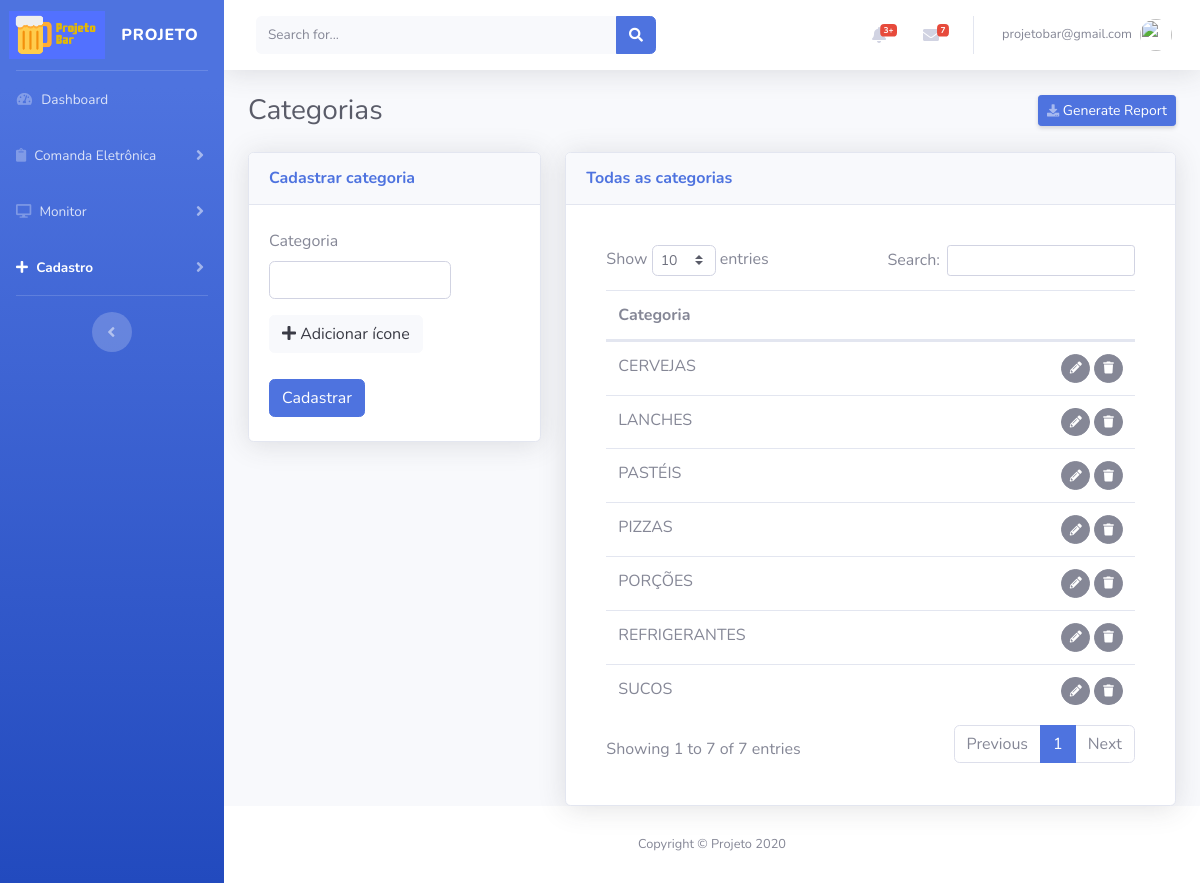
Page /views/categorias/Cadastrar.php (signed in) on the earlier database version.
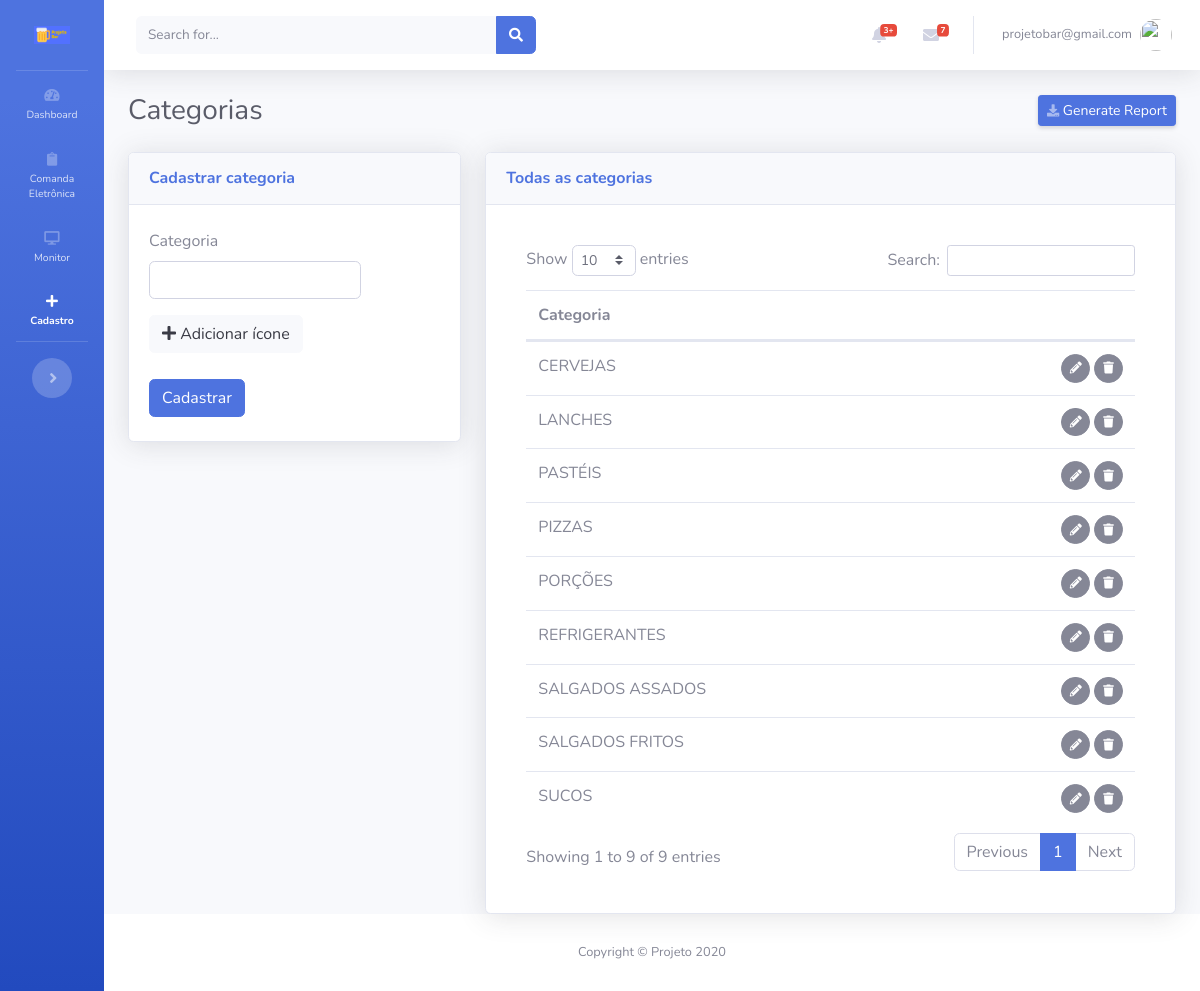
Same page on the later database version.
### tables this page shows
CREATE TABLE IF NOT EXISTS `categorias` (
  `id` int(11) NOT NULL AUTO_INCREMENT,
  `categoria` varchar(200) NOT NULL,
  `icone` varchar(255) NOT NULL,
  `usuario` int(11) NOT NULL COMMENT 'FK',
  `cadastro` datetime NOT NULL,
  `modificado` datetime NOT NULL,
  PRIMARY KEY (`id`)
);

### config.php (called while the page is built, shortened)
<?php
$app_name= 'projeto';
$app_token= 'appbar1';

### controllers/sidebar/ControllerSidebarToggle.php (called while the page is built)
<?php
$sqlCosultaToggle="SELECT * FROM sidebar WHERE id_usuario = '".$_SESSION['id'.$app_token]."' LIMIT 1";
$resultCosultaToggle=mysqli_query($conecta,$sqlCosultaToggle);
$CosultaToggle=mysqli_fetch_assoc($resultCosultaToggle);

### views/categorias/templates/FormularioExibir.php (the view, shortened to what this page needs)
<div class="card shadow mb-12">
  <div class="card-header py-3">
    <h6 class="m-0 font-weight-bold text-primary">Todas as categorias</h6>
  </div>
  <div class="card-body">
    <?php
    $sql="SELECT * FROM categorias ORDER BY categoria ASC";
    if ($result=mysqli_query($conecta,$sql))
    {
      ?>
      <div class="card-body">
        <div class="table-responsive">
          <table class="table cell-border table-hover" id="dataTable" width="100%" cellspacing="0">
            <thead>
              <tr>
                <th colspan="2">Categoria</th>
              </tr>
            </thead>
            <tfoot>
              <tbody>
                <?php
                while ($row=mysqli_fetch_assoc($result))
                {
                 ?>
                 <tr>
                  <td>
                    <?php echo $row['categoria'];?>
                  </td>
                  <td align="right">
                    <span id="acoes">
                      <button class="btn btn-secondary btn-circle btn-sm botaoEditarCategoriaTransicao" idcategoria="<?=$row['id']?>">
                        <i class="fas fa-pencil-alt"></i></button>
                        <button class="btn btn-secondary btn-circle btn-sm botaoVerificaProdutosVinculados"  idcategoria="<?=$row['id']?>"> <i class="fas fa-trash"></i>
                        </span>
                      </td>
                    </tr>
                    <?php
                  }
                  ?>
                </tbody>
              </table>
            </div>
          </div>
          <?php
        }
        ?>
      </div>
    </div>

### inc/header.php (shortened to what this page needs)
<!DOCTYPE html>
<html lang="pt-br">
<head>
  <link href="<?php echo BASEURL; ?>vendor/fontawesome-free/css/all.min.css" rel="stylesheet" type="text/css">
  <link href="<?php echo BASEURL; ?>css/sb-admin-2.css" rel="stylesheet">
  <link href="<?php echo BASEURL;?>vendor/alertify/css/alertify.min.css" rel="stylesheet">
</head>
  <?php include_once($ControllerSidebarToggle); ?>

### views/categorias/Cadastrar.php (shortened to what this page needs)
<?php
$app_item="cadastro";
$app_page_name="categorias";
include ('../../config.php');
include('../../inc/header.php');
?>
<link href="<?php echo BASEURL;?>vendor/datatables/dataTables.bootstrap4.min.css" rel="stylesheet">
<body id="page-top">
  <div id="wrapper">
    <?php include('../../inc/sidebar.php'); ?>
    <div id="content-wrapper" class="d-flex flex-column">
      <div id="content">
       <?php include('../../inc/topbar.php'); ?>
       <div class="container-fluid">
        <div class="d-sm-flex align-items-center justify-content-between mb-4">
          <h1 class="h3 mb-0 text-gray-800"><?php echo ucfirst($app_page_name); ?></h1>
          <a href="#" class="d-none d-sm-inline-block btn btn-sm btn-primary shadow-sm"><i class="fas fa-download fa-sm text-white-50"></i> Generate Report</a>
        </div>
        <div id="contentTemplateMaster">
         <?php include ('templates/TemplateMaster.php'); ?>
       </div>
     </div>
   </div>
 </div>
</div>
<?php include('../../inc/footer.php'); ?>

### inc/sidebar.php (shortened to what this page needs)
    <ul class="navbar-nav bg-gradient-primary sidebar sidebar-dark accordion  <?php echo $CosultaToggle['status']; ?>" id="accordionSidebar">
      <a class="sidebar-brand d-flex align-items-center justify-content-center" href="<?php echo BASEURL.'index.php'; ?>">
        <img src="<?php echo BASEURL;?>img/logo_azul_small.png" width="50%">
      <div class="sidebar-brand-text mx-3"><?php echo $app_name; ?></div>
    </a>
    <hr class="sidebar-divider my-0">
    <li class="nav-item <?php if($app_item=='dashboard'){echo 'active';} else {'';} ?>">
      <a class="nav-link" href="<?php echo BASEURL.'index.php'; ?>">
        <i class="fas fa-fw fa-tachometer-alt"></i>
        <span>Dashboard</span></a>
      </li>
      <li class="nav-item <?php if($app_item=='comanda eletronica'){echo 'active';} else {'';} ?>">
        <a class="nav-link collapsed" href="#" data-toggle="collapse" data-target="#collapsePage1" aria-expanded="true" aria-controls="collapsePages">
          <i class="fas fa-clipboard"></i>
          <span>Comanda Eletrônica</span>
        </a>
    </li>
    <li class="nav-item <?php if($app_item=='monitor'){echo 'active';} else {'';} ?>">
      <a class="nav-link collapsed" href="#" data-toggle="collapse" data-target="#collapsePage2" aria-expanded="true" aria-controls="collapsePages">
        <i class="fas fa-desktop"></i>
        <span>Monitor</span>
      </a>
  </li>
  <li class="nav-item <?php if($app_item=='cadastro'){echo 'active';} else {'';} ?>">
    <a class="nav-link collapsed" href="#" data-toggle="collapse" data-target="#collapsePages3" aria-expanded="true" aria-controls="collapsePages">
      <i class="fas fa-plus"></i>
      <span>Cadastro</span>
    </a>
</li>
  <hr class="sidebar-divider d-none d-md-block">
  <div class="text-center d-none d-md-inline">
    <button class="rounded-circle border-0 sidebarToggle" id="sidebarToggle" name="sidebarToggle"></button>
  </div>
</ul>

### inc/topbar.php (shortened to what this page needs)
<nav class="navbar navbar-expand navbar-light bg-white topbar mb-4 static-top shadow">
  <form class="d-none d-sm-inline-block form-inline mr-auto ml-md-3 my-2 my-md-0 mw-100 navbar-search">
    <div class="input-group">
      <input type="text" class="form-control bg-light border-0 small" placeholder="Search for..." aria-label="Search" aria-describedby="basic-addon2">
      <div class="input-group-append">
        <button class="btn btn-primary" type="button">
          <i class="fas fa-search fa-sm"></i>
        </button>
      </div>
    </div>
  </form>
  <ul class="navbar-nav ml-auto">
    <li class="nav-item dropdown no-arrow mx-1">
      <a class="nav-link dropdown-toggle" href="#" id="alertsDropdown" role="button" data-toggle="dropdown" aria-haspopup="true" aria-expanded="false">
        <i class="fas fa-bell fa-fw"></i>
        <span class="badge badge-danger badge-counter">3+</span>
      </a>
    </li>
    <li class="nav-item dropdown no-arrow mx-1">
      <a class="nav-link dropdown-toggle" href="#" id="messagesDropdown" role="button" data-toggle="dropdown" aria-haspopup="true" aria-expanded="false">
        <i class="fas fa-envelope fa-fw"></i>
        <span class="badge badge-danger badge-counter">7</span>
      </a>
    </li>
    <li class="nav-item dropdown no-arrow">
      <a class="nav-link dropdown-toggle" href="#" id="userDropdown" role="button" data-toggle="dropdown" aria-haspopup="true" aria-expanded="false">
        <span class="mr-2 d-none d-lg-inline text-gray-600 small"><?php echo $_SESSION['login'.$app_token]; ?></span>
        <img class="img-profile rounded-circle" src="https://source.unsplash.com/QAB-WJcbgJk/60x60">
      </a>
    </li>
  </ul>
</nav>

### views/categorias/templates/TemplateMaster.php (shortened to what this page needs)
<?php
$FormularioCadastrar = $_SERVER['DOCUMENT_ROOT'];
$FormularioCadastrar .= BASEURL . "views/categorias/templates/FormularioCadastrar.php";
$FormularioExibir = $_SERVER['DOCUMENT_ROOT'];
$FormularioExibir .= BASEURL . "views/categorias/templates/FormularioExibir.php";
?>
<div class="row">
<div class="col-xl-4 col-lg-5">
<?php include ($FormularioCadastrar); ?>
</div>
<div class="col-xl-8 col-lg-7">
<?php include ($FormularioExibir); ?>

### views/categorias/templates/FormularioCadastrar.php (shortened to what this page needs)
<div class="card shadow mb-4 FormularioCadastrarCategoria">
  <div class="card-header py-3">
    <h6 class="m-0 font-weight-bold text-primary">Cadastrar categoria</h6>
  </div>
  <div class="card-body">
    <div class="row">
      <div class="col-8 col-md-10 col-xl-9 col-lg-9 py-1">
        <label>Categoria</label>
        <input type="text" id="categoria" class="form-control"  required />
      </div>
    </div>
    <div class="row">
      <div class="col-8 col-md-10 col-xl-9 col-lg-9 py-1">
        <div id="divPaiCollapseCadastrar"></div>
      </div>
    </div>
    <div class="row">
      <div class="col-2 col-md-2 col-xl-1 col-lg-1 py-1">
        <button class="btn btn-primary" id="botaoCadastrarCategoria">Cadastrar</button>
      </div>
    </div>
  </div>
</div>

### inc/footer.php (shortened to what this page needs)
      <footer class="sticky-footer bg-white">
        <div class="container my-auto">
          <div class="copyright text-center my-auto">
            <span>Copyright &copy; <?=ucwords(strtolower($app_name))." ".date("Y");?> </span>
          </div>
        </div>
      </footer>
    </div>
  </div>
</body>
</html>

Differences in the rows shown:
added categorias: categoria "SALGADOS ASSADOS"
added categorias: categoria "SALGADOS FRITOS"
Other differences:
text written by a page script: "Show entries Search: Showing 1 to 7 of 7 entries Previous 1 Next" → "Show entries Search: Showing 1 to 9 of 9 entries Previous 1 Next"
$app_name: "PROJETO" → (not shown)
